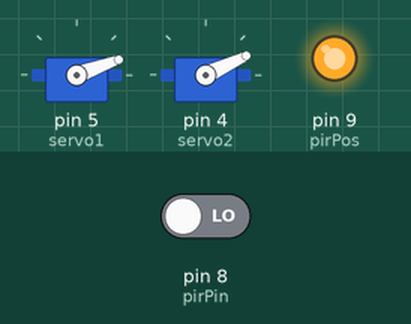
This sketch was run on a simulated Arduino Uno, built with avr-gcc and run on an emulated ATmega328P. Shown: 2 × servo, output pins drawn as LEDs (lit = HIGH). Inputs (shaded band) come from the test bench; at power-on: pin 8 (pirPin) LOW. Random numbers use the default seed unless the sketch sets one; the audio player accepts every command and is not drawn; what the sketch prints to the serial monitor is not drawn.

Above: at 19.7 s.
19.8 s: pin 8 (pirPin) driven HIGH
At 20.9 s:
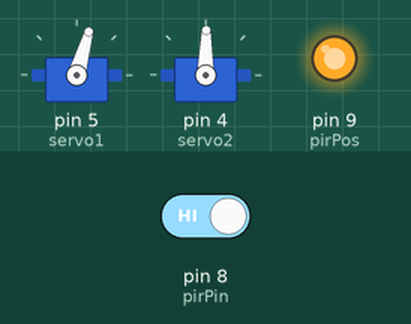
At 22.22 s:
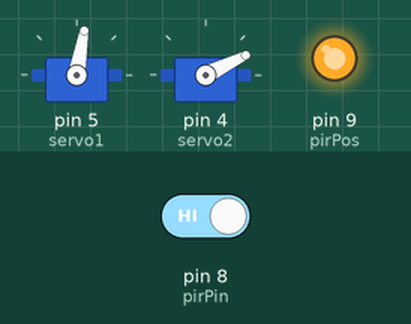
22.8 s: pin 8 (pirPin) driven LOW
25.1 s: pin 8 (pirPin) driven HIGH
At 25.89 s:
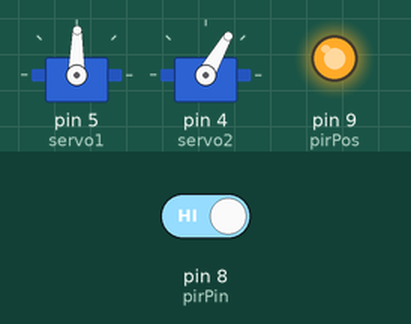
Timing chart, 0 to 37.1 s (numbered marks = the images above; inputs shaded):
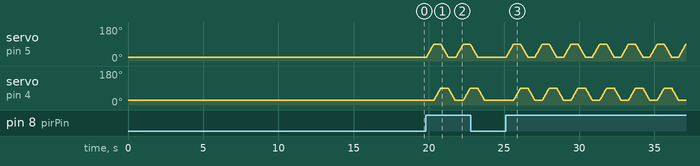

The sketch:

Full_Code.ino
```cpp
#include <Servo.h>
#include "Arduino.h"
#include <NeoSWSerial.h>
#include "DFRobotDFPlayerMini.h"


/*DFPlayer Mini definitions*/

NeoSWSerial mp3(12,13);
DFRobotDFPlayerMini myDFPlayer;

void printDetail(uint8_t type, int value);

int mp3track;

boolean audioPlay = true;

/*Servo definitions*/

Servo servo1;
Servo servo2;

// Starting positions of both servos (angle)
int Angle1 = 20;
int Angle2 = 25;

/*PIR sensor definitions*/

int calibrationTime = 10; // Calibration time (10 - 60 secs)

long unsigned int lowIn; // The time when the sensor outputs a low impulse
long unsigned int pause = 5000; // The amount of milliseconds the sensor has to be low before assuming all motion has stopped

boolean lockLow = true;
boolean takeLowTime;

int pirPin = 8; // Connects to PIR output pin
int pirPos = 9; // Connects to PIR Vcc pin
int LEDB = 7; // Connects blue LED to arduino pin 7
int LEDR = 6; // Connects red LED to arduino pin 6

void setup() {
  Serial.begin(9600);

  digitalWrite(LEDR, HIGH);
  delay(3000);
  digitalWrite(LEDR, LOW);

  /*DFPlayer Mini setup*/

  mp3.begin(9600);
  Serial.println();
  Serial.println(F("Initializing DFPlayer ... (May take 3~5 seconds)"));

  if (!myDFPlayer.begin(mp3)) { // Use softwareSerial to communicate with mp3
    Serial.println(F("Unable to begin:"));
    Serial.println(F("1. Please recheck the connection!"));
    Serial.println(F("2. Please insert the SD card!"));
    Serial.println(myDFPlayer.readState()); // Read mp3 state
    Serial.println(myDFPlayer.readFileCounts()); // Read all file counts in SD card
    while (!myDFPlayer.begin(mp3)) { // Red LED will blink every 1s if mp3 player does not start
      digitalWrite(LEDR, HIGH);
      delay(1000);
      digitalWrite(LEDR, LOW);
    }
  }
  Serial.println(F("DFPlayer Mini online."));

  myDFPlayer.volume(20); // Volume settings (from 0 - 30)

  /*PIR sensor setup*/

  pinMode(pirPin, INPUT);
  pinMode(pirPos, OUTPUT);
  digitalWrite(pirPos, HIGH);

  Serial.println(); // Give sensor time to calibrate
  Serial.println("Calibrating sensor ");
  for (int i = 0; i < calibrationTime; i++) {
    Serial.print(calibrationTime - i);
    Serial.print("-");
    delay(1000);
  }
  Serial.println();
  Serial.println("Sensor calibration done!");

  // To prevent the PIR's output from going HIGH immediately after calibrating, this while loops waits until the PIR's output is LOW before ending setup
  while (digitalRead(pirPin) == HIGH) {
    delay(500);
    Serial.print(".");
  }
  Serial.print("SENSOR ACTIVE");

  /*Servo motors setup*/

  servo1.attach(5);
  servo2.attach(4);
  servo1.write(Angle1);
  servo2.write(Angle2);

  myDFPlayer.play(1); //Start up sound
  digitalWrite(LEDB, HIGH); // Blue LED lights up for 5s when all setups are successful
  delay(5000);
  digitalWrite(LEDB, LOW);
}

void playaudio() { // Function for playing mp3
  if (audioPlay) {
    mp3track = random(1,23); // Play a random mp3 file in the sd card (from 1 to how many files there are)
    myDFPlayer.play(mp3track);
    audioPlay = false;
  }
  return;
}

void servocontrol() { // Function for controlling servos
  if (digitalRead(pirPin) == HIGH) {
    // servo1 will flap down first, then followed by servo2; after which servo1 will go back to its original position, then followed by servo2
    for (Angle1 == 20; Angle1 < 90; Angle1 ++) {
      servo1.write(Angle1);
      delay(7); // Higher number = slower speed
    }
    for (Angle1 == 90; Angle2 < 90; Angle2 ++) {
      servo2.write(Angle2);
      delay(7);
    }
    for (Angle2 == 90; Angle1 > 20; Angle1 --) {
      servo1.write(Angle1);
      delay(7);
    }
    for (Angle1 == 20; Angle2 > 25; Angle2 --) {
      servo2.write(Angle2);
      delay(7);
    }
  }
  return;
}

void loop() {
  if (myDFPlayer.available()) {
    printDetail(myDFPlayer.readType(), myDFPlayer.read()); // Print the detail message from DFPlayer to handle different errors and state.
  }

  if(digitalRead(pirPin) == HIGH) { // If the PIR output is HIGH, control servo and play mp3

    digitalWrite(LEDB, HIGH);
    playaudio();
    servocontrol();

    if(lockLow) { // Makes sure the PIR waits for a transition to LOW before any further outputs are made
      lockLow = false;
      Serial.println("---");
      Serial.print("Motion detected at ");
      Serial.print(millis()/1000);
      Serial.println(" sec");
      delay(50);
    }
    takeLowTime = true;
  }

  if(digitalRead(pirPin) == LOW) {
    digitalWrite(LEDB, LOW);
    audioPlay = true;

    if(takeLowTime) {
      lowIn = millis(); // Saves the time of the transistion from HIGH to LOW
      takeLowTime = false; // Make sure this is only done at the start of a LOW phase
    }

    // If the sensor is LOW for more than the given pause, the PIR will assume all motion has stopped
    if(!lockLow && millis() - lowIn > pause) { // Make sure this block of code is only executed again after a new motion sequence has been detected
      lockLow = true;
      Serial.print("Motion ended at "); // Output
      Serial.print((millis() - pause)/1000);
      Serial.println(" sec");
      delay(50);
    }
  }
}

void printDetail(uint8_t type, int value) {
  switch (type) {
    case TimeOut:
      Serial.println(F("Time Out!"));
      break;
    case WrongStack:
      Serial.println(F("Stack Wrong!"));
      break;
    case DFPlayerCardInserted:
      Serial.println(F("Card Inserted!"));
      break;
    case DFPlayerCardRemoved:
      Serial.println(F("Card Removed!"));
      break;
    case DFPlayerCardOnline:
      Serial.println(F("Card Online!"));
      break;
    case DFPlayerUSBInserted:
      Serial.println("USB Inserted!");
      break;
    case DFPlayerUSBRemoved:
      Serial.println("USB Removed!");
      break;
    case DFPlayerPlayFinished:
      Serial.print(F("Number:"));
      Serial.print(value);
      Serial.println(F(" Play Finished!"));
      break;
    case DFPlayerError:
      Serial.print(F("DFPlayerError:"));
      switch (value) {
        case Busy:
          Serial.println(F("Card not found"));
          break;
        case Sleeping:
          Serial.println(F("Sleeping"));
          break;
        case SerialWrongStack:
          Serial.println(F("Get Wrong Stack"));
          break;
        case CheckSumNotMatch:
          Serial.println(F("Check Sum Not Match"));
          break;
        case FileIndexOut:
          Serial.println(F("File Index Out of Bound"));
          break;
        case FileMismatch:
          Serial.println(F("Cannot Find File"));
          break;
        case Advertise:
          Serial.println(F("In Advertise"));
          break;
        default:
          break;
      }
      break;
    default:
      break;
  }
}
```
